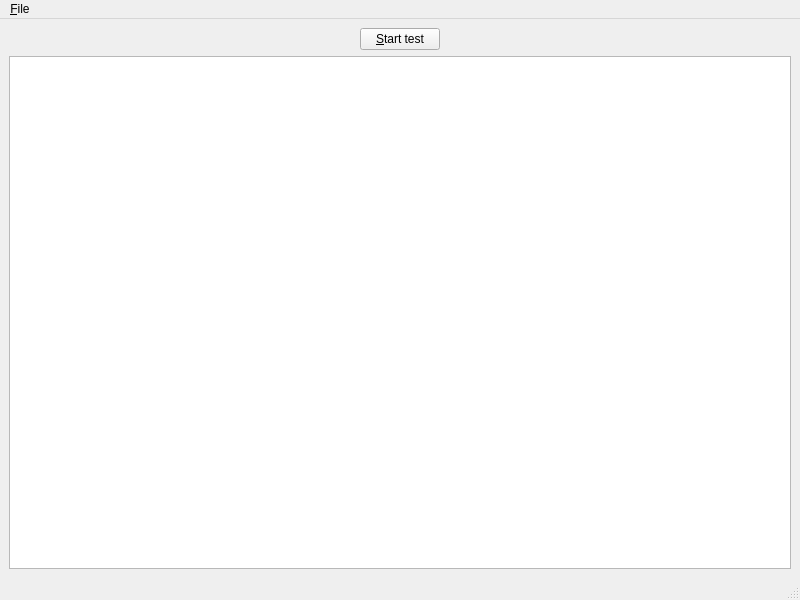
<?xml version="1.0" encoding="UTF-8"?>
<ui version="4.0">
 <class>MainWindow</class>
 <widget class="QMainWindow" name="MainWindow">
  <property name="geometry">
   <rect>
    <x>0</x>
    <y>0</y>
    <width>800</width>
    <height>600</height>
   </rect>
  </property>
  <property name="windowTitle">
   <string>mPlane Prototype</string>
  </property>
  <widget class="QWidget" name="centralwidget">
   <layout class="QVBoxLayout" name="verticalLayout">
    <item>
     <layout class="QHBoxLayout" name="horizontalLayout">
      <item>
       <spacer name="horizontalSpacer">
        <property name="orientation">
         <enum>Qt::Horizontal</enum>
        </property>
        <property name="sizeHint" stdset="0">
         <size>
          <width>40</width>
          <height>20</height>
         </size>
        </property>
       </spacer>
      </item>
      <item>
       <widget class="QPushButton" name="startButton">
        <property name="text">
         <string>&amp;Start test</string>
        </property>
       </widget>
      </item>
      <item>
       <spacer name="horizontalSpacer_2">
        <property name="orientation">
         <enum>Qt::Horizontal</enum>
        </property>
        <property name="sizeHint" stdset="0">
         <size>
          <width>40</width>
          <height>20</height>
         </size>
        </property>
       </spacer>
      </item>
     </layout>
    </item>
    <item>
     <widget class="QTextEdit" name="textEdit"/>
    </item>
   </layout>
  </widget>
  <widget class="QMenuBar" name="menubar">
   <property name="geometry">
    <rect>
     <x>0</x>
     <y>0</y>
     <width>800</width>
     <height>25</height>
    </rect>
   </property>
   <widget class="QMenu" name="menu_File">
    <property name="title">
     <string>&amp;File</string>
    </property>
    <addaction name="action_Quit"/>
   </widget>
   <addaction name="menu_File"/>
  </widget>
  <widget class="QStatusBar" name="statusbar"/>
  <action name="action_Quit">
   <property name="text">
    <string>&amp;Quit</string>
   </property>
   <property name="shortcut">
    <string>Ctrl+Q</string>
   </property>
  </action>
 </widget>
 <resources/>
 <connections>
  <connection>
   <sender>action_Quit</sender>
   <signal>triggered()</signal>
   <receiver>MainWindow</receiver>
   <slot>close()</slot>
   <hints>
    <hint type="sourcelabel">
     <x>-1</x>
     <y>-1</y>
    </hint>
    <hint type="destinationlabel">
     <x>399</x>
     <y>299</y>
    </hint>
   </hints>
  </connection>
 </connections>
</ui>
